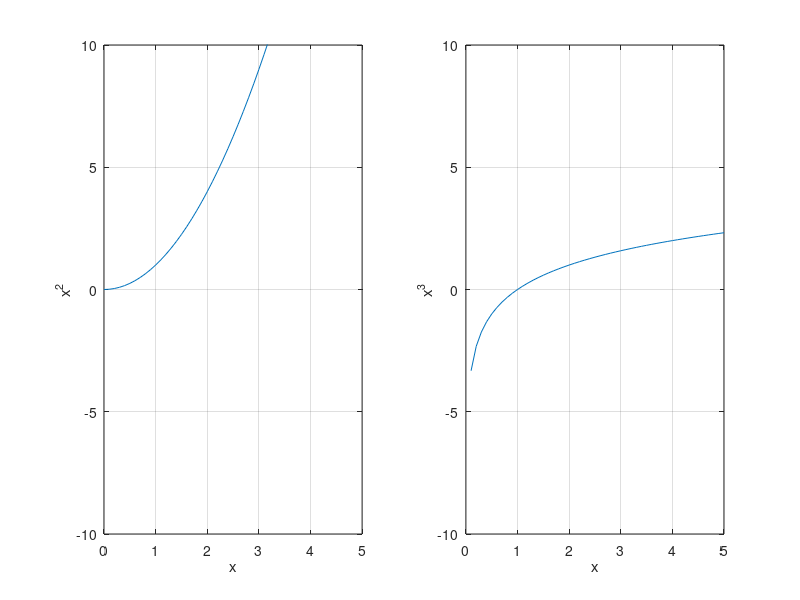

This figure's MATLAB source:
x = -4:0.01:4;y = x.^2;plot(x,y);% Add Title, Labels, Grid Lines and Scaling on the Graphx = (0:0.1:10);y = sin(x);plot(x,y), xlabel('x'), ylabel('Sin(x)'),title('Sin(x) Graph'), grid on, axis equal;% Draw Multiple Functions on the same Graph% with color optionalx = (0:0.1:10);y = sin(x);g = cos(x);plot(x, y, x, g, '.-'), legend('Sin(x)', 'Cos(x)'), grid on;% plot(x, y, x, g, 'r+');% plot(x, y, 'md')% plot(X,Y,LineSpec)% http://cn.mathworks.com/help/matlab/ref/plot.html#inputarg_LineSpec% http://www.tutorialspoint.com/matlab/matlab_plotting.htm% Set Axis Scales% axis ( [xmin xmax ymin ymax] )x = (0: 0.1: 10);y = exp(-x) .* sin(2*x + 3);plot(x, y), axis([0, 10, -1, 1]);% Generate Sub-Plots% subplot(m, n, p)% ---> divide the Figure Window into m-row, n-column Window% and p means to plot it in pth Windowx = (0: 0.1: 5);y = x.^2;subplot(1, 2, 1);plot(x, y), xlabel('x'), ylabel('x^2'), axis([0, 5, -10, 10]), grid on;y = log2(x);subplot(1, 2, 2);plot(x, y), xlabel('x'), ylabel('x^3'), axis([0, 5, -10, 10]), grid on;